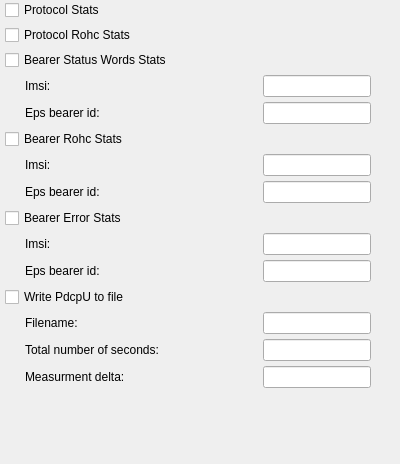
     <widget class="QWidget" name="pdcpuTab">
      <attribute name="title">
       <string>PDCP-U</string>
      </attribute>
      <widget class="QWidget" name="horizontalLayoutWidget_3">
       <property name="geometry">
        <rect>
         <x>0</x>
         <y>0</y>
         <width>391</width>
         <height>455</height>
        </rect>
       </property>
       <layout class="QHBoxLayout" name="horizontalLayout_22">
        <item>
         <spacer name="horizontalSpacer_58">
          <property name="orientation">
           <enum>Qt::Horizontal</enum>
          </property>
          <property name="sizeType">
           <enum>QSizePolicy::Fixed</enum>
          </property>
          <property name="sizeHint" stdset="0">
           <size>
            <width>5</width>
            <height>20</height>
           </size>
          </property>
         </spacer>
        </item>
        <item>
         <layout class="QVBoxLayout" name="verticalLayout_3">
          <property name="spacing">
           <number>5</number>
          </property>
          <item>
           <widget class="QCheckBox" name="pdcpuProtocolStatsCheckBox">
            <property name="text">
             <string>Protocol Stats</string>
            </property>
           </widget>
          </item>
          <item>
           <widget class="QCheckBox" name="rohcStatsCheckBox">
            <property name="text">
             <string>Protocol Rohc Stats</string>
            </property>
           </widget>
          </item>
          <item>
           <widget class="QCheckBox" name="bearerStatusWordsCheckBox">
            <property name="text">
             <string>Bearer Status Words Stats</string>
            </property>
           </widget>
          </item>
          <item>
           <layout class="QHBoxLayout" name="horizontalLayout_11">
            <item>
             <spacer name="horizontalSpacer_29">
              <property name="orientation">
               <enum>Qt::Horizontal</enum>
              </property>
              <property name="sizeType">
               <enum>QSizePolicy::Fixed</enum>
              </property>
              <property name="sizeHint" stdset="0">
               <size>
                <width>20</width>
                <height>20</height>
               </size>
              </property>
             </spacer>
            </item>
            <item>
             <widget class="QLabel" name="bearerStatusImsiLabel">
              <property name="text">
               <string>Imsi: </string>
              </property>
             </widget>
            </item>
            <item>
             <spacer name="horizontalSpacer_30">
              <property name="orientation">
               <enum>Qt::Horizontal</enum>
              </property>
              <property name="sizeHint" stdset="0">
               <size>
                <width>0</width>
                <height>20</height>
               </size>
              </property>
             </spacer>
            </item>
            <item>
             <widget class="QLineEdit" name="bearerStatusImsiLineEdit">
              <property name="enabled">
               <bool>true</bool>
              </property>
              <property name="sizePolicy">
               <sizepolicy hsizetype="Fixed" vsizetype="Fixed">
                <horstretch>0</horstretch>
                <verstretch>0</verstretch>
               </sizepolicy>
              </property>
             </widget>
            </item>
            <item>
             <spacer name="horizontalSpacer_31">
              <property name="orientation">
               <enum>Qt::Horizontal</enum>
              </property>
              <property name="sizeType">
               <enum>QSizePolicy::Fixed</enum>
              </property>
              <property name="sizeHint" stdset="0">
               <size>
                <width>20</width>
                <height>20</height>
               </size>
              </property>
             </spacer>
            </item>
           </layout>
          </item>
          <item>
           <layout class="QHBoxLayout" name="horizontalLayout_12">
            <item>
             <spacer name="horizontalSpacer_32">
              <property name="orientation">
               <enum>Qt::Horizontal</enum>
              </property>
              <property name="sizeType">
               <enum>QSizePolicy::Fixed</enum>
              </property>
              <property name="sizeHint" stdset="0">
               <size>
                <width>20</width>
                <height>20</height>
               </size>
              </property>
             </spacer>
            </item>
            <item>
             <widget class="QLabel" name="bearerStatusEpsBearerIdLabel">
              <property name="text">
               <string>Eps bearer id: </string>
              </property>
             </widget>
            </item>
            <item>
             <spacer name="horizontalSpacer_33">
              <property name="orientation">
               <enum>Qt::Horizontal</enum>
              </property>
              <property name="sizeHint" stdset="0">
               <size>
                <width>0</width>
                <height>20</height>
               </size>
              </property>
             </spacer>
            </item>
            <item>
             <widget class="QLineEdit" name="bearerStatusEpsBearerIdLineEdit">
              <property name="enabled">
               <bool>true</bool>
              </property>
              <property name="sizePolicy">
               <sizepolicy hsizetype="Fixed" vsizetype="Fixed">
                <horstretch>0</horstretch>
                <verstretch>0</verstretch>
               </sizepolicy>
              </property>
             </widget>
            </item>
            <item>
             <spacer name="horizontalSpacer_34">
              <property name="orientation">
               <enum>Qt::Horizontal</enum>
              </property>
              <property name="sizeType">
               <enum>QSizePolicy::Fixed</enum>
              </property>
              <property name="sizeHint" stdset="0">
               <size>
                <width>20</width>
                <height>20</height>
               </size>
              </property>
             </spacer>
            </item>
           </layout>
          </item>
          <item>
           <widget class="QCheckBox" name="bearerRohcCheckBox">
            <property name="text">
             <string>Bearer Rohc Stats</string>
            </property>
           </widget>
          </item>
          <item>
           <layout class="QHBoxLayout" name="horizontalLayout_13">
            <item>
             <spacer name="horizontalSpacer_35">
              <property name="orientation">
               <enum>Qt::Horizontal</enum>
              </property>
              <property name="sizeType">
               <enum>QSizePolicy::Fixed</enum>
              </property>
              <property name="sizeHint" stdset="0">
               <size>
                <width>20</width>
                <height>20</height>
               </size>
              </property>
             </spacer>
            </item>
            <item>
             <widget class="QLabel" name="bearerRohcImsiLabel">
              <property name="text">
               <string>Imsi: </string>
              </property>
             </widget>
            </item>
            <item>
             <spacer name="horizontalSpacer_36">
              <property name="orientation">
               <enum>Qt::Horizontal</enum>
              </property>
              <property name="sizeHint" stdset="0">
               <size>
                <width>0</width>
                <height>20</height>
               </size>
              </property>
             </spacer>
            </item>
            <item>
             <widget class="QLineEdit" name="bearerRohcImsiLineEdit">
              <property name="enabled">
               <bool>true</bool>
              </property>
              <property name="sizePolicy">
               <sizepolicy hsizetype="Fixed" vsizetype="Fixed">
                <horstretch>0</horstretch>
                <verstretch>0</verstretch>
               </sizepolicy>
              </property>
             </widget>
            </item>
            <item>
             <spacer name="horizontalSpacer_37">
              <property name="orientation">
               <enum>Qt::Horizontal</enum>
              </property>
              <property name="sizeType">
               <enum>QSizePolicy::Fixed</enum>
              </property>
              <property name="sizeHint" stdset="0">
               <size>
                <width>20</width>
                <height>20</height>
               </size>
              </property>
             </spacer>
            </item>
           </layout>
          </item>
          <item>
           <layout class="QHBoxLayout" name="horizontalLayout_14">
            <item>
             <spacer name="horizontalSpacer_38">
              <property name="orientation">
               <enum>Qt::Horizontal</enum>
              </property>
              <property name="sizeType">
               <enum>QSizePolicy::Fixed</enum>
              </property>
              <property name="sizeHint" stdset="0">
               <size>
                <width>20</width>
                <height>20</height>
               </size>
              </property>
             </spacer>
            </item>
            <item>
             <widget class="QLabel" name="bearerRohcEpsBearerIdLabel">
              <property name="text">
               <string>Eps bearer id: </string>
              </property>
             </widget>
            </item>
            <item>
             <spacer name="horizontalSpacer_39">
              <property name="orientation">
               <enum>Qt::Horizontal</enum>
              </property>
              <property name="sizeHint" stdset="0">
               <size>
                <width>0</width>
                <height>20</height>
               </size>
              </property>
             </spacer>
            </item>
            <item>
             <widget class="QLineEdit" name="bearerRohcEpsBearerIdLineEdit">
              <property name="enabled">
               <bool>true</bool>
              </property>
              <property name="sizePolicy">
               <sizepolicy hsizetype="Fixed" vsizetype="Fixed">
                <horstretch>0</horstretch>
                <verstretch>0</verstretch>
               </sizepolicy>
              </property>
             </widget>
            </item>
            <item>
             <spacer name="horizontalSpacer_40">
              <property name="orientation">
               <enum>Qt::Horizontal</enum>
              </property>
              <property name="sizeType">
               <enum>QSizePolicy::Fixed</enum>
              </property>
              <property name="sizeHint" stdset="0">
               <size>
                <width>20</width>
                <height>20</height>
               </size>
              </property>
             </spacer>
            </item>
           </layout>
          </item>
          <item>
           <widget class="QCheckBox" name="bearerErrorCheckBox">
            <property name="text">
             <string>Bearer Error Stats</string>
            </property>
           </widget>
          </item>
          <item>
           <layout class="QHBoxLayout" name="horizontalLayout_15">
            <item>
             <spacer name="horizontalSpacer_41">
              <property name="orientation">
               <enum>Qt::Horizontal</enum>
              </property>
              <property name="sizeType">
               <enum>QSizePolicy::Fixed</enum>
              </property>
              <property name="sizeHint" stdset="0">
               <size>
                <width>20</width>
                <height>20</height>
               </size>
              </property>
             </spacer>
            </item>
            <item>
             <widget class="QLabel" name="bearerErrorImsiLabel">
              <property name="text">
               <string>Imsi: </string>
              </property>
             </widget>
            </item>
            <item>
             <spacer name="horizontalSpacer_42">
              <property name="orientation">
               <enum>Qt::Horizontal</enum>
              </property>
              <property name="sizeHint" stdset="0">
               <size>
                <width>0</width>
                <height>20</height>
               </size>
              </property>
             </spacer>
            </item>
            <item>
             <widget class="QLineEdit" name="bearerErrorImsiLineEdit">
              <property name="enabled">
               <bool>true</bool>
              </property>
              <property name="sizePolicy">
               <sizepolicy hsizetype="Fixed" vsizetype="Fixed">
                <horstretch>0</horstretch>
                <verstretch>0</verstretch>
               </sizepolicy>
              </property>
             </widget>
            </item>
            <item>
             <spacer name="horizontalSpacer_43">
              <property name="orientation">
               <enum>Qt::Horizontal</enum>
              </property>
              <property name="sizeType">
               <enum>QSizePolicy::Fixed</enum>
              </property>
              <property name="sizeHint" stdset="0">
               <size>
                <width>20</width>
                <height>20</height>
               </size>
              </property>
             </spacer>
            </item>
           </layout>
          </item>
          <item>
           <layout class="QHBoxLayout" name="horizontalLayout_16">
            <item>
             <spacer name="horizontalSpacer_44">
              <property name="orientation">
               <enum>Qt::Horizontal</enum>
              </property>
              <property name="sizeType">
               <enum>QSizePolicy::Fixed</enum>
              </property>
              <property name="sizeHint" stdset="0">
               <size>
                <width>20</width>
                <height>20</height>
               </size>
              </property>
             </spacer>
            </item>
            <item>
             <widget class="QLabel" name="bearerErrorEpsBearerIdLabel">
              <property name="text">
               <string>Eps bearer id: </string>
              </property>
             </widget>
            </item>
            <item>
             <spacer name="horizontalSpacer_45">
              <property name="orientation">
               <enum>Qt::Horizontal</enum>
              </property>
              <property name="sizeHint" stdset="0">
               <size>
                <width>0</width>
                <height>20</height>
               </size>
              </property>
             </spacer>
            </item>
            <item>
             <widget class="QLineEdit" name="bearerErrorEpsBearerIdLineEdit">
              <property name="enabled">
               <bool>true</bool>
              </property>
              <property name="sizePolicy">
               <sizepolicy hsizetype="Fixed" vsizetype="Fixed">
                <horstretch>0</horstretch>
                <verstretch>0</verstretch>
               </sizepolicy>
              </property>
             </widget>
            </item>
            <item>
             <spacer name="horizontalSpacer_46">
              <property name="orientation">
               <enum>Qt::Horizontal</enum>
              </property>
              <property name="sizeType">
               <enum>QSizePolicy::Fixed</enum>
              </property>
              <property name="sizeHint" stdset="0">
               <size>
                <width>20</width>
                <height>20</height>
               </size>
              </property>
             </spacer>
            </item>
           </layout>
          </item>
          <item>
           <widget class="QCheckBox" name="writePdcpuToFileCheckBox">
            <property name="text">
             <string>Write PdcpU to file</string>
            </property>
           </widget>
          </item>
          <item>
           <layout class="QHBoxLayout" name="horizontalLayout_17">
            <item>
             <spacer name="horizontalSpacer_47">
              <property name="orientation">
               <enum>Qt::Horizontal</enum>
              </property>
              <property name="sizeType">
               <enum>QSizePolicy::Fixed</enum>
              </property>
              <property name="sizeHint" stdset="0">
               <size>
                <width>20</width>
                <height>20</height>
               </size>
              </property>
             </spacer>
            </item>
            <item>
             <widget class="QLabel" name="pdcpuFilenameLabel">
              <property name="text">
               <string>Filename: </string>
              </property>
             </widget>
            </item>
            <item>
             <spacer name="horizontalSpacer_48">
              <property name="orientation">
               <enum>Qt::Horizontal</enum>
              </property>
              <property name="sizeHint" stdset="0">
               <size>
                <width>0</width>
                <height>20</height>
               </size>
              </property>
             </spacer>
            </item>
            <item>
             <widget class="QLineEdit" name="pdcpuFilenameLineEdit">
              <property name="enabled">
               <bool>true</bool>
              </property>
              <property name="sizePolicy">
               <sizepolicy hsizetype="Fixed" vsizetype="Fixed">
                <horstretch>0</horstretch>
                <verstretch>0</verstretch>
               </sizepolicy>
              </property>
             </widget>
            </item>
            <item>
             <spacer name="horizontalSpacer_49">
              <property name="orientation">
               <enum>Qt::Horizontal</enum>
              </property>
              <property name="sizeType">
               <enum>QSizePolicy::Fixed</enum>
              </property>
              <property name="sizeHint" stdset="0">
               <size>
                <width>20</width>
                <height>20</height>
               </size>
              </property>
             </spacer>
            </item>
           </layout>
          </item>
          <item>
           <layout class="QHBoxLayout" name="horizontalLayout_18">
            <item>
             <spacer name="horizontalSpacer_50">
              <property name="orientation">
               <enum>Qt::Horizontal</enum>
              </property>
              <property name="sizeType">
               <enum>QSizePolicy::Fixed</enum>
              </property>
              <property name="sizeHint" stdset="0">
               <size>
                <width>20</width>
                <height>20</height>
               </size>
              </property>
             </spacer>
            </item>
            <item>
             <widget class="QLabel" name="pdcpuNumberOfSecondsLabel">
              <property name="text">
               <string>Total number of seconds: </string>
              </property>
             </widget>
            </item>
            <item>
             <spacer name="horizontalSpacer_51">
              <property name="orientation">
               <enum>Qt::Horizontal</enum>
              </property>
              <property name="sizeHint" stdset="0">
               <size>
                <width>0</width>
                <height>20</height>
               </size>
              </property>
             </spacer>
            </item>
            <item>
             <widget class="QLineEdit" name="pdcpuNumberOfSecondsLineEdit">
              <property name="enabled">
               <bool>true</bool>
              </property>
              <property name="sizePolicy">
               <sizepolicy hsizetype="Fixed" vsizetype="Fixed">
                <horstretch>0</horstretch>
                <verstretch>0</verstretch>
               </sizepolicy>
              </property>
             </widget>
            </item>
            <item>
             <spacer name="horizontalSpacer_52">
              <property name="orientation">
               <enum>Qt::Horizontal</enum>
              </property>
              <property name="sizeType">
               <enum>QSizePolicy::Fixed</enum>
              </property>
              <property name="sizeHint" stdset="0">
               <size>
                <width>20</width>
                <height>20</height>
               </size>
              </property>
             </spacer>
            </item>
           </layout>
          </item>
          <item>
           <layout class="QHBoxLayout" name="horizontalLayout_19">
            <item>
             <spacer name="horizontalSpacer_53">
              <property name="orientation">
               <enum>Qt::Horizontal</enum>
              </property>
              <property name="sizeType">
               <enum>QSizePolicy::Fixed</enum>
              </property>
              <property name="sizeHint" stdset="0">
               <size>
                <width>20</width>
                <height>20</height>
               </size>
              </property>
             </spacer>
            </item>
            <item>
             <widget class="QLabel" name="pdcpuMeasurementLabel">
              <property name="text">
               <string>Measurment delta: </string>
              </property>
             </widget>
            </item>
            <item>
             <spacer name="horizontalSpacer_54">
              <property name="orientation">
               <enum>Qt::Horizontal</enum>
              </property>
              <property name="sizeHint" stdset="0">
               <size>
                <width>0</width>
                <height>20</height>
               </size>
              </property>
             </spacer>
            </item>
            <item>
             <widget class="QLineEdit" name="pdcpuMeasurementLineEdit">
              <property name="enabled">
               <bool>true</bool>
              </property>
              <property name="sizePolicy">
               <sizepolicy hsizetype="Fixed" vsizetype="Fixed">
                <horstretch>0</horstretch>
                <verstretch>0</verstretch>
               </sizepolicy>
              </property>
             </widget>
            </item>
            <item>
             <spacer name="horizontalSpacer_55">
              <property name="orientation">
               <enum>Qt::Horizontal</enum>
              </property>
              <property name="sizeType">
               <enum>QSizePolicy::Fixed</enum>
              </property>
              <property name="sizeHint" stdset="0">
               <size>
                <width>20</width>
                <height>20</height>
               </size>
              </property>
             </spacer>
            </item>
           </layout>
          </item>
          <item>
           <spacer name="verticalSpacer_3">
            <property name="orientation">
             <enum>Qt::Vertical</enum>
            </property>
            <property name="sizeHint" stdset="0">
             <size>
              <width>20</width>
              <height>40</height>
             </size>
            </property>
           </spacer>
          </item>
         </layout>
        </item>
       </layout>
      </widget>
     </widget>
